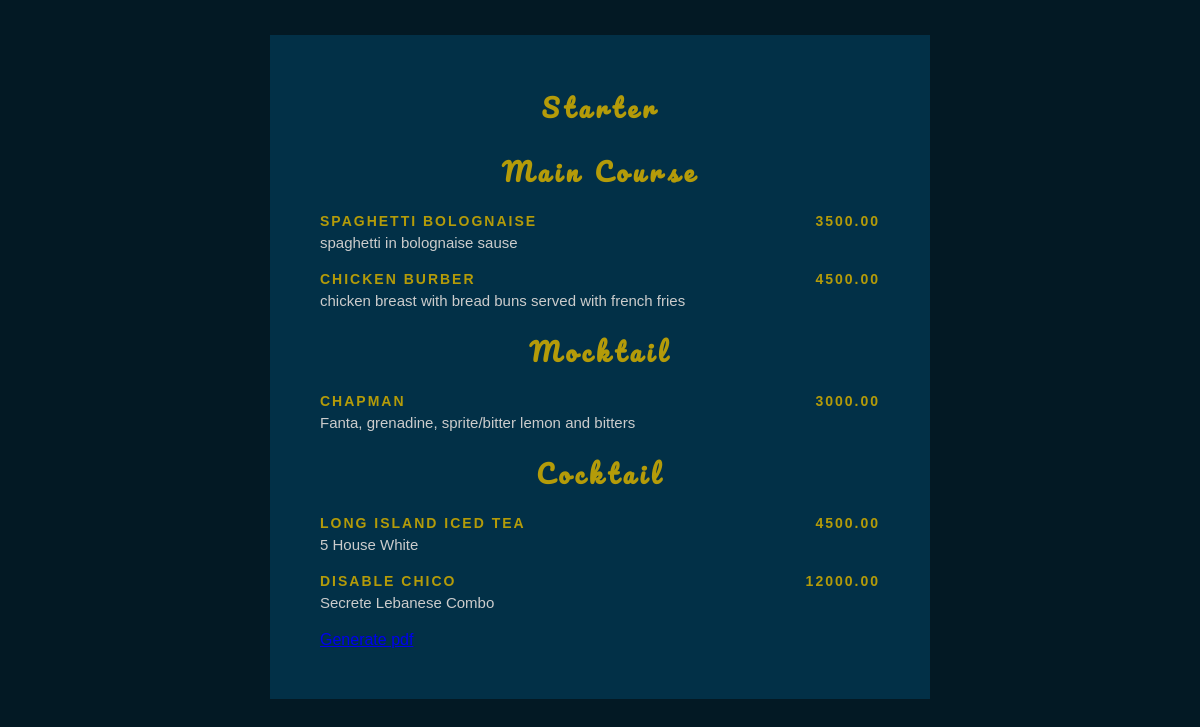
Before: /home/ with the older database file.
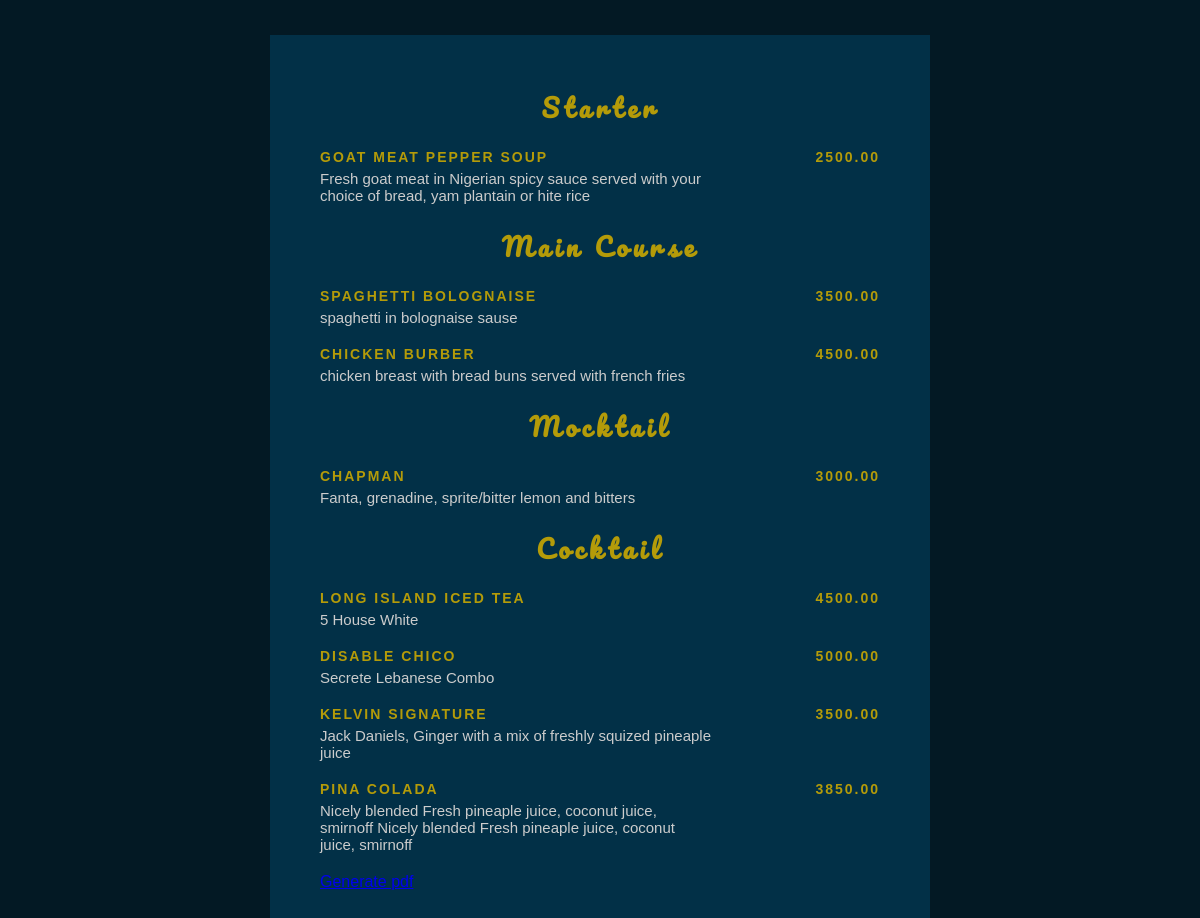
After: the same page with the newer database file.
### menu/models.py (models this page shows, shortened)
class Menu(models.Model):
    item_name = models.CharField(max_length=100)
    item_description = models.TextField()
    item_price = models.DecimalField(max_digits=20, decimal_places=2)
    category = models.ForeignKey('Category', on_delete=models.SET_NULL, null=True)

### menu/views.py (the view)
# urls.py: path('', views.index, name='index'),
def index(request):
    menus = Menu.objects.all()
    context = {
        'menus': menus,
        }
    return render(request, 'menu/index.html', context)

### menu/templates/menu/index.html
{% extends 'menu/base.html' %}
{% block content %}
<section class="menu_body">
  <h1>starter</h1>
  {% for menu in menus %}
  {% if menu.category.category_name == 'Starter' %}
  <div class="menu">
    <div class="menu_head">
      <h3>{{ menu.item_name }}</h3>
      <h3>{{ menu.item_price }}</h3>
    </div>
    <div class="menu_description">
      <p>{{ menu.item_description }}</p>
    </div>
  </div>
  {% endif %}
  {% endfor %}
  <h1>main course</h1>
  {% for menu in menus %}
  {% if menu.category.category_name == 'Main Course' %}
  <div class="menu">
    <div class="menu_head">
      <h3>{{ menu.item_name }}</h3>
      <h3>{{ menu.item_price }}</h3>
    </div>
    <div class="menu_description">
      <p>{{ menu.item_description }}</p>
    </div>
  </div>
  {% endif %}
  {% endfor %}
  {% for menu in menus %}
  {% if menu.category.category_name == 'Mocktail' %}
  <h1>mocktail</h1>
  <div class="menu">
    <div class="menu_head">
      <h3>{{ menu.item_name }}</h3>
      <h3>{{ menu.item_price }}</h3>
    </div>
    <div class="menu_description">
      <p>{{ menu.item_description }}</p>
    </div>
  </div>
  {% endif %}
  {% endfor %}
  <h1>cocktail</h1>
  {% for menu in menus %}
  {% if menu.category.category_name == 'Cocktail' %}
  <div class="menu">
    <div class="menu_head">
      <h3>{{ menu.item_name }}</h3>
      <h3>{{ menu.item_price }}</h3>
    </div>
    <div class="menu_description">
      <p>{{ menu.item_description }}</p>
    </div>
  </div>
  {% endif %}
  {% endfor %}
  <a href="{% url 'generate-pdf' %}">Generate pdf</a>
</section>
{% endblock content %}

### menu/templates/menu/base.html (shortened to what this page needs)
{% load static %}
<!DOCTYPE html>
<html lang="en">
  <head>
    <link rel="stylesheet" href="{% static 'css/main.css' %}" />
  </head>
  <body class="bg">
    <section class="container">
      {% block content %}{% endblock content %}
    </section>
  </body>
</html>

### static/css/main.css (style rules this page uses)
* { margin: 0; padding: 0; box-sizing: border-box; }
body { font-family: "Montserrat", sans-serif; }
h1 { font-family: Pacifico, cursive; margin-bottom: 20px; text-align: center; font-size: 25px; color: rgb(180, 155, 9); text-transform: capitalize; letter-spacing: 5px; }
h3 { text-transform: uppercase; letter-spacing: 2px; font-weight: bold; color: rgb(180, 155, 9); font-size: 14px; }
p { color: #ccc; font-size: 15px; }
.bg { background: #031924; color: white; }
.container { width: 55%; background: #023047; margin: 35px auto; }
.menu_body { padding: 50px; }
.menu { display: flex; flex-direction: column; margin-bottom: 20px; }
.menu_head { display: flex; justify-content: space-between; margin-bottom: 5px; }
.menu_description { width: 70%; }

Changed rows visible on the page:
added Menu: item_name "GOAT MEAT PEPPER SOUP", item_price "2500.00", item_description "Fresh goat meat in Nigerian spicy sauce served with your choice of bread, yam plantain or hite rice", shown under "Starter"
changed Menu "Secrete Lebanese Combo": item_price "12000.00" → "5000.00"
added Menu: item_name "KELVIN SIGNATURE", item_price "3500.00", item_description "Jack Daniels, Ginger with a mix of freshly squized pineaple juice", shown under "Cocktail"
added Menu: item_name "PINA COLADA", item_price "3850.00", item_description "Nicely blended Fresh pineaple juice, coconut juice, smirnoff Nicely blended Fresh pineaple juice, coconut juice, smirnoff", shown under "Cocktail"
